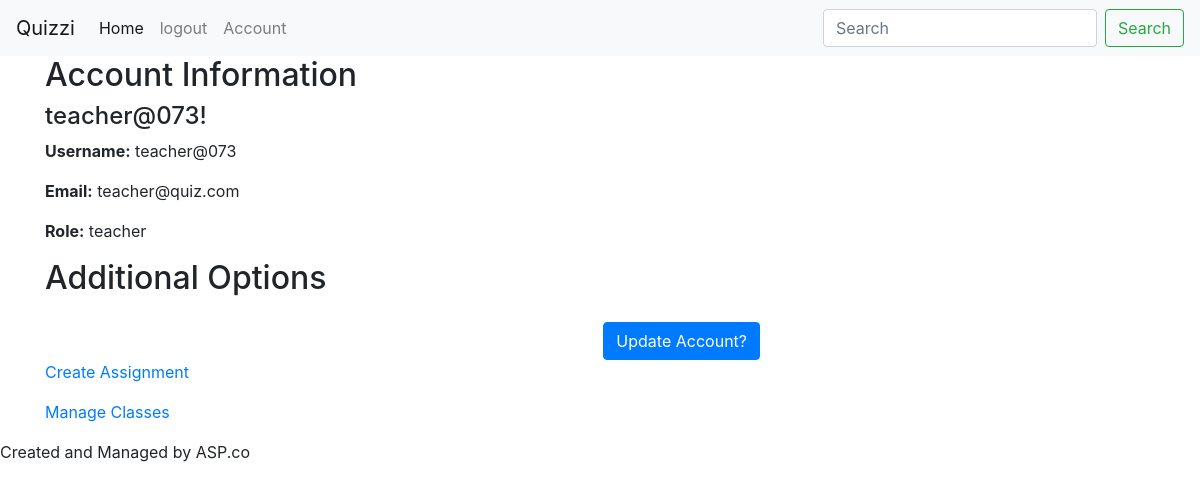
Page /account (signed in) on the committed database.
### quiz/models.py (models this page shows, shortened)
class User(db.Model, UserMixin):
    id = db.Column(db.Integer, primary_key=True)
    username = db.Column(db.String(20),  unique=True, nullable=False)
    pin = db.Column(db.String(12), unique=True, nullable=False)
    email = db.Column(db.String(120), unique=True, nullable=False)
    role = db.Column(db.String(10), nullable=False)
    password = db.Column(db.String(60), nullable=False)
    classses = db.relationship('Class', backref='user', lazy=True, cascade='all, delete-orphan', passive_deletes=True)
    assignments = db.relationship('Assignment',backref='assignment', lazy=True )

### quiz/routes.py (the view)
@app.route('/account')
@login_required
def account():
    return render_template('account.html',current_user=current_user)

### quiz/models.py (called while the page is built)
@login_manager.user_loader
def load_user(user_id):
    return User.query.get(int(user_id))

### quiz/templates/account.html
{% extends "layout.html" %}
{% block content %}
<h2>Account Information</h2>
        <h4> {{ current_user.username }}!</h4>
        <div class="account-info">
            <p><strong>Username:</strong> {{ current_user.username }}</p>
            <p><strong>Email:</strong> {{ current_user.email }}</p>
            <p><strong>Role:</strong> {{ current_user.role }}</p>
        </div>
        <div class="additional-options">
            <h2>Additional Options</h2>
            <div class="container mt-4">
                <div class="row justify-content-end">
                    <div class="col-auto">
                        <a class="btn btn-primary" href="{{url_for('update_account')}}">Update Account?</a>
                    </div>
                </div>
            </div>
            {% if current_user.role == 'teacher' %}
                <p><a href="{{ url_for('add_assignment') }}">Create Assignment</a></p>
                <p><a href="#">Manage Classes</a></p>
            {% endif %}
        </div>
    </main>
    <footer>
        Created and Managed by ASP.co
    </footer>
    {% endblock  %}

### rows in the picture
User: username "teacher@073", email "teacher@quiz.com", role "teacher"
